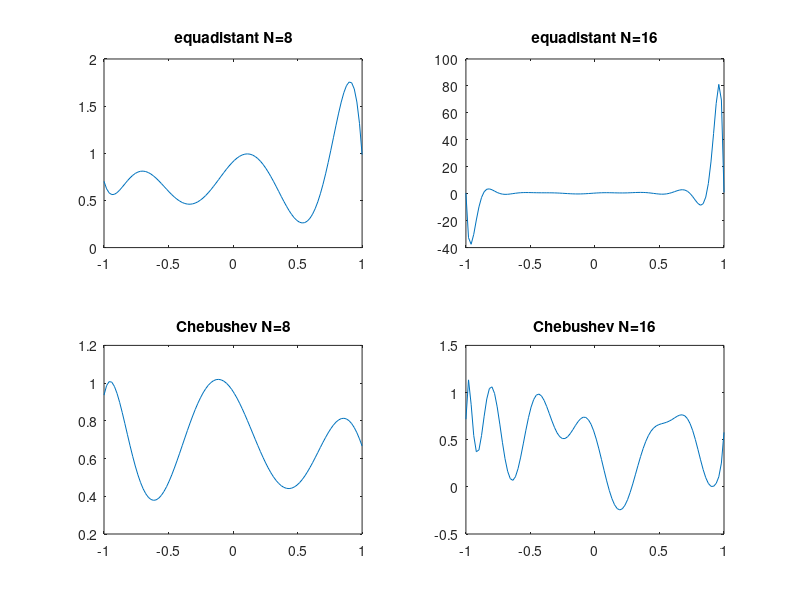

Reproduce this figure in MATLAB.
for n = 8:8:16
    
    %make the diffrent type of points
    x1 = -1 + 2*(0:1:(n-1))/(n-1);
    x2 = cos((2*(1:1:n)-1)/(n)*0.5*pi);
    
    %some random values
    f = rand(1,n);
    
    %matices for solving the problem
    A1 = zeros(n);
    A2 = zeros(n);
    for i=1:n
        A1(1:n,i) = x1.^(i-1);
        A2(1:n,i) = x2.^(i-1);
    end
    
    %find the coefichents
    c1 = inv(A1)*f';
    c2 = inv(A2)*f';
    
    %define the x axis for plotting
    y = linspace(-1,1,100);
    
    %define the polynomials
    P1 = zeros([1,100]);
    P2 = zeros([1,100]);
    
    for i=1:n
        P1 = P1 + c1(i)*y.^(i-1);
        P2 = P2 + c2(i)*y.^(i-1);
    end
    
    
    
    
    %plot
    subplot(2,2,n/8)
    plot(y,P1)
    title(['equadistant N=' num2str(n)])
    subplot(2,2,n/8+2)
    plot(y,P2)
    title(['Chebushev N=' num2str(n)])
end